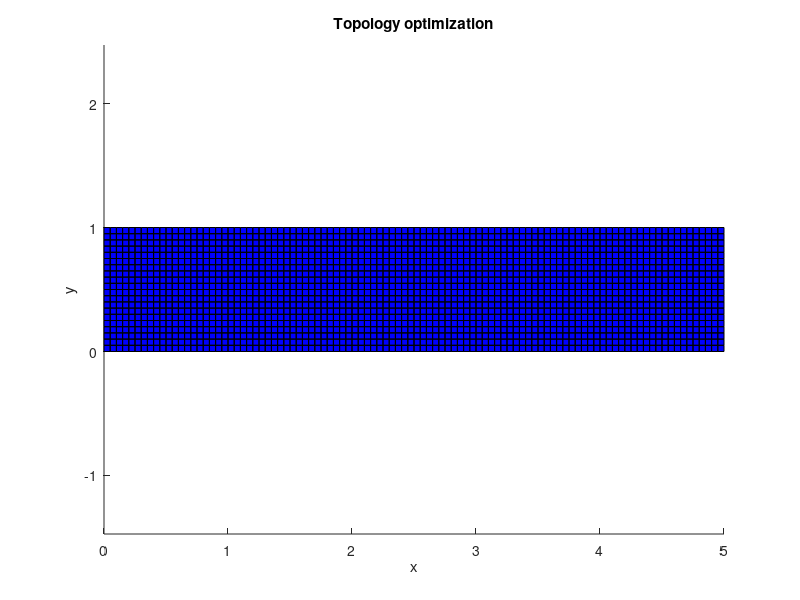
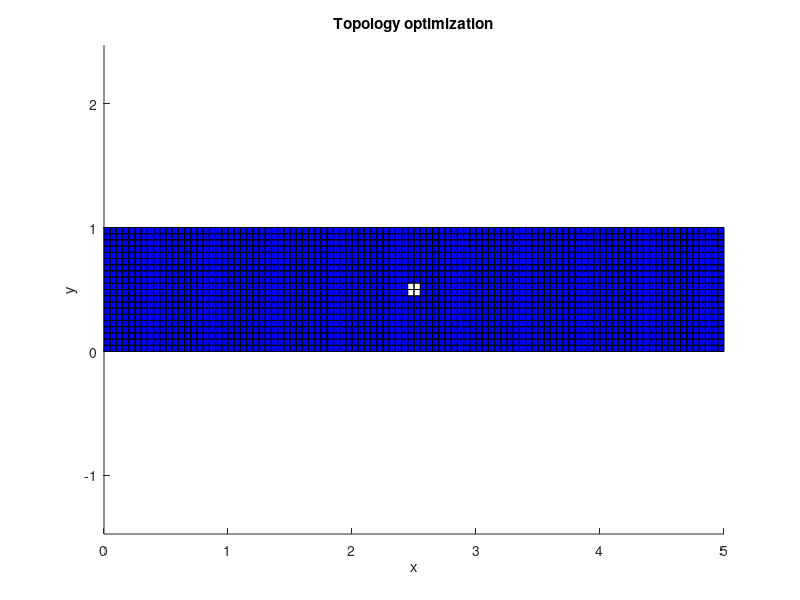
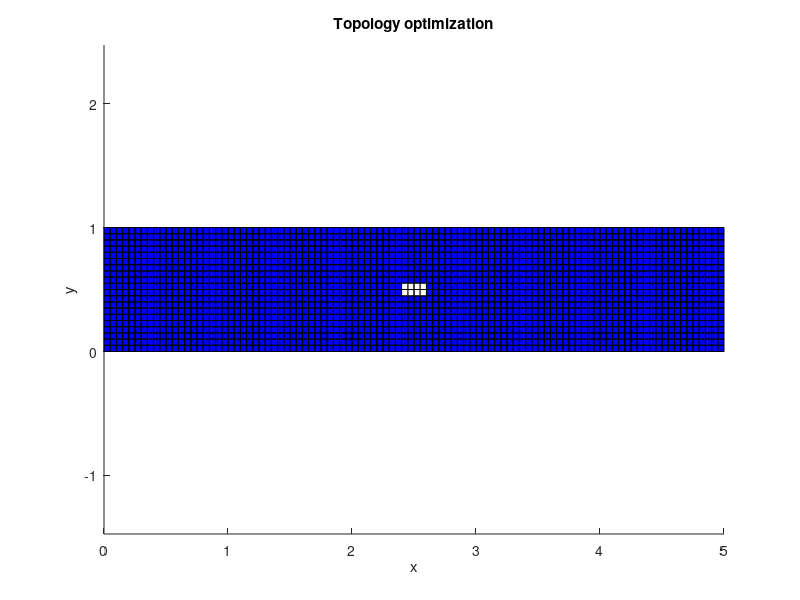
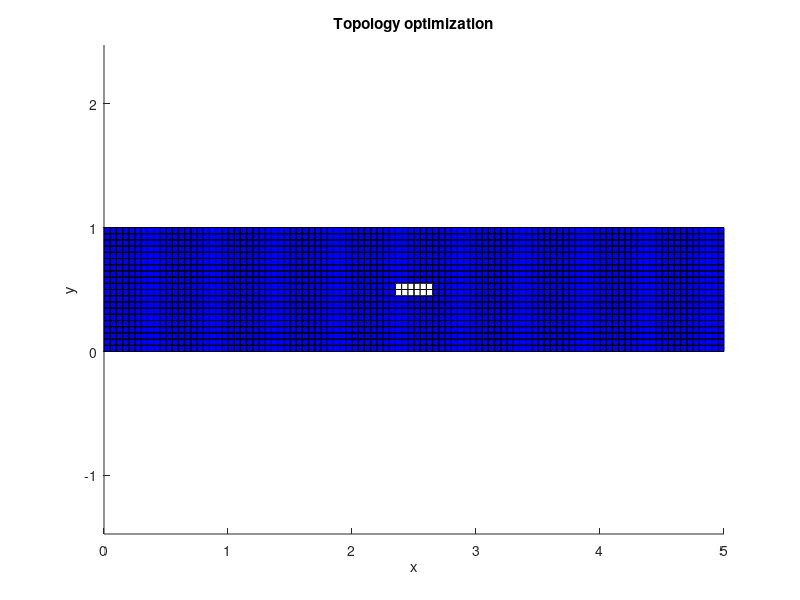

MATLAB code to generate these figures, in order:
% @university: UNIVERSIDADE ESTADUAL DE CAMPINAS
% @school: FACULDADE DE ENGENHARIA MECANICA
% @module: METODOS DE OTIMIZACAO TOPOLOGICA EVOLUCIONARIA 
%
% @author: DIPL. -ENG RENAN MIRANDA PORTELA
%% cleaning

clc; clear; close all

%% coordinate matrix

nx = 101; % nodes number in x
ny = 21; % nodes number in y
Lx = 5; % length in x [m]
Ly = 1; % length in y [m]
ex = nx - 1; % element number in x
ey = ny - 1; % element number in y

coordx = linspace(0,Lx,nx); % coordinate in x
coordy = linspace(0,Ly,ny); % coordinate in y
[X,Y] = meshgrid(coordx,coordy);
X = X';
Y = Y';
num = 1:nx*ny; % number of nodes
coord = [num(:),X(:),Y(:)]; % coordinate matrix

%% incidence matrix

inci = zeros(ex*ey,6); % incidence matrix pre-location
A = coord(:,1);
A = reshape(A,[nx,ny]);
k = 1;
for j = 1:ny-1
    for i = 1:nx-1
        if k > ex*ey/2
            mat = 1;
        else
            mat = 1;
        end
        inci(k,:)=[mat, A(i,j),A(i+1,j),A(i+1,j+1),A(i,j+1),k];
        k = k + 1;
    end
end

%% plot

figure()
patch('Faces',inci(:,2:5),'Vertices',coord(:,2:3),'FaceColor','blue')
axis equal
title('Topology optimization')
ylabel('y')
xlabel('x')

%% boundary conditions matrix

bc = zeros(2*ny,3);
k = 1;

for i = 1:ny
    bc(2*i-1,:) = [k, 1,0];
    bc(2*i,:) = [k, 2,0];
    k = k + nx;
end

k = nx;

for i = ny+1:2*ny
    bc(2*i-1,:) = [k, 1,0];
    bc(2*i,:) = [k, 2,0];
    k = k + nx;
end

%% material matrix
            %E    rho  nu
material = [200e9 7000 0.3;  %steel [Pa] [kg/m2] []
            70e9 2700 0.27]; %aluminium
        
%% solver
        
nel = size(inci,1);    % element number
nnodes = size(coord,1);% nodes number

alldof = 1:nnodes*2; % degrees of freedom
kg = zeros(2*nnodes); % global stiffness matrix pre-location
mg = zeros(2*nnodes); % global mass matrix pre-location

for i = 1:nel 
    
        no1 = inci(i,2); % first node element 
        no2 = inci(i,3); % second node element
        no3 = inci(i,4); % third node element
        no4 = inci(i,5); % fourth node element

        E = material(inci(i,1),1); % young's module
        
        rho = material(inci(i,1),2); % density

        nu = material(inci(i,1),3); % poisson module

        D = E*[1/(1-nu^2), nu/(1-nu^2), 0; 
               nu/(1-nu^2),  1/(1-nu^2),0;
                0,       0, 1/(2*(1+nu))];
        
        line = inci(1,:);
                
        posxy = coord(line(2:length(line)-1),2:3);    
        
        % Gauss points
        
        np=2;
        pxi=[-1/sqrt(3),1/sqrt(3)];
        peta=[-1/sqrt(3),1/sqrt(3)];
        wi=1;
        wj=1;
        
        Nfun=4; 
        ke=zeros(2*Nfun); 
        Bs=zeros(3,2*Nfun);
        
        teste = zeros(4);
        teste2 = zeros(4);
        teste3 = zeros(4);
        
        for j=1:np
            xi=pxi(j);
            for k=1:np
                eta=peta(k);
                N=[1/4*(1-xi)*(1-eta), 1/4*(1+xi)*(1-eta), 1/4*(1+xi)*(1+eta), 1/4*(1-xi)*(1+eta)];
                dNxi=[eta/4 - 1/4,1/4 - eta/4,eta/4 + 1/4,- eta/4 - 1/4];
                dNeta=[xi/4 - 1/4,- xi/4 - 1/4,xi/4 + 1/4,1/4 - xi/4];
                
                J=[dNxi;dNeta]*posxy;
                
                detJ=det(J);
                iJ=J^-1;
                
                p = 1:2:8; 
                B = iJ*[dNxi;dNeta];
                Bs(1,p)   = iJ(1,1)*dNxi + iJ(1,2)*dNeta;
                Bs(2,p+1) = iJ(2,1)*dNxi + iJ(2,2)*dNeta;
                Bs(3,p)   = Bs(2,p+1);
                Bs(3,p+1) = Bs(1,p);
                
                ke = ke + 0.1*Bs'*D*Bs*det(J)*wi*wj; % Elementar stiffness matrix
                teste = teste + B(1,:)'*B(1,:)*detJ;
                teste2 = teste2 + B(2,:)'*B(2,:)*detJ;
                teste3 = teste3 + N'*N*detJ;
            end
        end
        
        a = coord(no2,2) - coord(no1,2);
        
        b = coord(no3,3) - coord(no2,3);
        
        Area = a*b;
        
        me = 0.1*rho*Area/36*[4 0 2 0 1 0 2 0;
                              0 4 0 2 0 1 0 2;
                              2 0 4 0 2 0 1 0;
                              0 2 0 4 0 2 0 1;
                              1 0 2 0 4 0 2 0;
                              0 1 0 2 0 4 0 2;
                              2 0 1 0 2 0 4 0;
                              0 2 0 1 0 2 0 4];
                              
        loc = [no1*2-1 no1*2 no2*2-1 no2*2 no3*2-1 no3*2 no4*2-1 no4*2]; % localization vector

        kg(loc,loc) = kg(loc,loc) + ke; % global stiffness matrix assemble
        
        mg(loc,loc) = mg(loc,loc) + me; % global stiffness matrix assemble
end

freedof = alldof';

for k = 1 : size(bc,1)
    freedof(2*bc(k,1)-(2-bc(k,2))) = 0;
end

%% eso frequency optimization

count = 0; % iteration count

x=ones(nel,1); % elements presence

mode = 1; % vibration mode

alpha_max = zeros(1000,1);

frequency = zeros(1000,4);

nel_del = 4;

while 1
    
    count = count + 1; % iteration count
    
    kg_aux = sparse(kg(logical(freedof),logical(freedof))); % column & rows elimination
    
    mg_aux = sparse(mg(logical(freedof),logical(freedof))); % column & rows elimination
    
    [eig_vector,eig_value] = eigs(kg_aux,mg_aux,30,'SM');
    
    eig_value = sum(eig_value);
    
    eig_aux = [eig_value;eig_vector]';
    
    eig_aux = sortrows(eig_aux,1);
    
    omega = eig_aux(mode,1);
    
    eig_vector = eig_aux(mode,2:end)';
    
    eig_vector_aux = zeros(size(kg,1),1);
    
    eig_vector_aux(logical(freedof),1) = eig_vector;
    
    alpha = zeros(nel,2);
    
    frequency(count,1) = sqrt(omega)/(2*pi);
    
    frequency(count,2) = sqrt(eig_aux(2,1))/(2*pi);
    
    frequency(count,3) = sqrt(eig_aux(3,1))/(2*pi);
    
    frequency(count,4) = sqrt(eig_aux(4,1))/(2*pi);
    
    for i = 1:nel
        
        no1 = inci(i,2); % first node element 
        no2 = inci(i,3); % second node element
        no3 = inci(i,4); % third node element
        no4 = inci(i,5); % fourth node element
        
        element = [no1*2-1 no1*2 no2*2-1 no2*2 no3*2-1 no3*2 no4*2-1 no4*2];
        
        u = eig_vector_aux(element,1);      
        
        alpha(i,1) = i;
        
        alpha(i,2) = u'*(omega*me-ke)*u;               
        
    end
    
    if sum(alpha(:,2)) ~= 0
        print('Soma diferente de zero')
    end
    
    alpha_max(count,1) = max(alpha((x == 1),2));
    
    alpha = alpha((x == 1),:);
    
    alpha_aux = sortrows(alpha,-2);

    remove_element_aux = alpha_aux(1:nel_del,1);

    x(remove_element_aux) = 0;

    inci_aux = inci(remove_element_aux,:);

    patch('Faces',inci_aux(:,2:5),'Vertices',coord(:,2:3),'FaceColor','white')
    pause(1e-7)
    
     for j = 1:nel_del
        i = remove_element_aux(j);
         
        no1 = inci(i,2); % first node element 
        no2 = inci(i,3); % second node element
        no3 = inci(i,4); % third node element
        no4 = inci(i,5); % fourth node element

        E = material(inci(i,1),1); % young's module

        nu = material(inci(i,1),3); % poisson module

        D = E*[1/(1-nu^2), nu/(1-nu^2), 0; 
               nu/(1-nu^2),  1/(1-nu^2),0;
                0,       0, 1/(2*(1+nu))];
        
        line = inci(1,:);
                
        posxy = coord(line(2:length(line)-1),2:3);    
        
        % Gauss points
        
        np=2;
        pxi=[-1/sqrt(3),1/sqrt(3)];
        peta=[-1/sqrt(3),1/sqrt(3)];
        wi=1;
        wj=1;
        
        Nfun=4; 
        ke=zeros(2*Nfun); 
        Bs=zeros(3,2*Nfun);
        
        for j=1:np
            xi=pxi(j);
            for k=1:np
                eta=peta(k);
                N=[1/4*(1-xi)*(1-eta), 1/4*(1+xi)*(1-eta), 1/4*(1+xi)*(1+eta), 1/4*(1-xi)*(1+eta)];
                dNxi=[eta/4 - 1/4,1/4 - eta/4,eta/4 + 1/4,- eta/4 - 1/4];
                dNeta=[xi/4 - 1/4,- xi/4 - 1/4,xi/4 + 1/4,1/4 - xi/4];
                
                J=[dNxi;dNeta]*posxy;
                
                detJ=det(J);
                iJ=J^-1;
                
                p = 1:2:8; 
                Bs(1,p)   = iJ(1,1)*dNxi + iJ(1,2)*dNeta;
                Bs(2,p+1) = iJ(2,1)*dNxi + iJ(2,2)*dNeta;
                Bs(3,p)   = Bs(2,p+1);
                Bs(3,p+1) = Bs(1,p);
                
                ke = ke + 0.1*Bs'*D*Bs*det(J)*wi*wj; % Elementar stiffness matrix
            end
        end

        loc = [no1*2-1 no1*2 no2*2-1 no2*2 no3*2-1 no3*2 no4*2-1 no4*2]; % localization vector

        kg(loc,loc) = kg(loc,loc) - ke; % global stiffness matrix assemble
        
        ke = 1e-3*ke;
        
        kg(loc,loc) = kg(loc,loc) + ke; % global stiffness matrix assemble
        
        me = 0.1*rho*Area/36*[4 0 2 0 1 0 2 0;
                          0 4 0 2 0 1 0 2;
                          2 0 4 0 2 0 1 0;
                          0 2 0 4 0 2 0 1;
                          1 0 2 0 4 0 2 0;
                          0 1 0 2 0 4 0 2;
                          2 0 1 0 2 0 4 0;
                          0 2 0 1 0 2 0 4];
        
        mg(loc,loc) = mg(loc,loc) - me; % global stiffness matrix assemble
        
        me = 1e-3*me;
        
        mg(loc,loc) = mg(loc,loc) + me; % global stiffness matrix assemble
     end
    
    if count == 60
        break
    end
    
end

figure()
hold on
count = 1:count;
frequency_1 = frequency(count,1);
plot(count,frequency_1,'-^r');

frequency_2 = frequency(count,2);
plot(count,frequency_2,'-xb');

frequency_3 = frequency(count,3);
plot(count,frequency_3,'-sk');

frequency_4 = frequency(count,4);
plot(count,frequency_4,'--g');

legend('\Omega_{1}','\Omega_{2}','\Omega_{3}','\Omega_{4}')

grid on
grid minor
